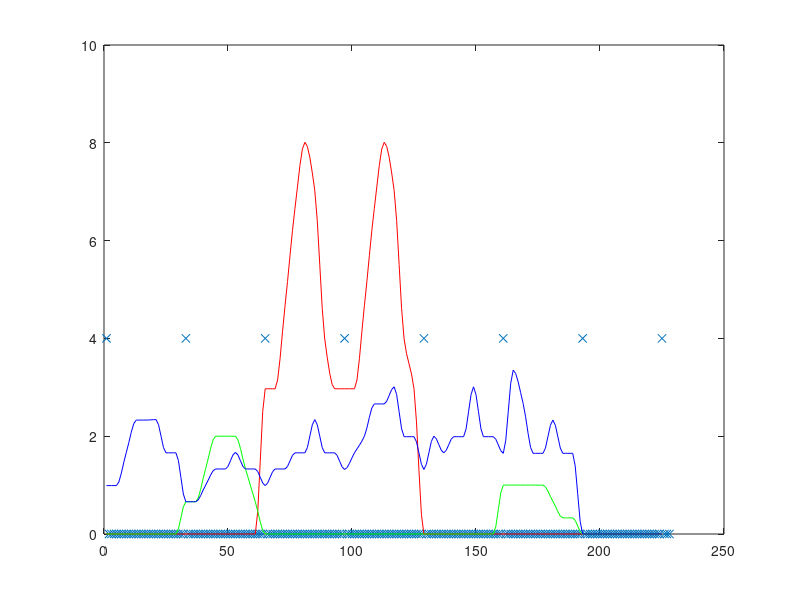

Write the MATLAB code that produced this figure.
% 02a1f771-8b2f-41c6-b4b2-1b6932f35b55
Y0 = [ 0.0 , 0.0 , 0.0 , 0.0 , 0.0 , 0.0 , 0.0 , 0.0 , 0.0 , 0.0 , 0.0 , 0.0 , 0.0 , 0.0 , 0.0 , 0.0 , 2.97 , 2.97 , 4.67 , 6.66 , 8.01 , 7.02 , 3.99 , 2.97 , 2.97 , 2.97 , 4.67 , 6.66 , 8.01 , 7.02 , 3.99 , 2.97 , 0.0 , 0.0 , 0.0 , 0.0 , 0.0 , 0.0 , 0.0 , 0.0 , 0.0 , 0.0 , 0.0 , 0.0 , 0.0 , 0.0 , 0.0 , 0.0 , 0.0 , 0.0 , 0.0 , 0.0 , 0.0 , 0.0 , 0.0 , 0.0 ,  0 ];
% 8e227d2d-c1f6-4431-88f2-5c07ccabf8e1
Y1 = [ 0.0 , 0.0 , 0.0 , 0.0 , 0.0 , 0.0 , 0.0 , 0.0 , 0.66 , 0.66 , 1.34 , 2.0 , 2.0 , 2.0 , 1.34 , 0.66 , 0.0 , 0.0 , 0.0 , 0.0 , 0.0 , 0.0 , 0.0 , 0.0 , 0.0 , 0.0 , 0.0 , 0.0 , 0.0 , 0.0 , 0.0 , 0.0 , 0.0 , 0.0 , 0.0 , 0.0 , 0.0 , 0.0 , 0.0 , 0.0 , 1.0 , 1.0 , 1.0 , 1.0 , 1.0 , 0.67 , 0.33 , 0.33 , 0.0 , 0.0 , 0.0 , 0.0 , 0.0 , 0.0 , 0.0 , 0.0 ,  0 ];
% eb6a5f9c-4c77-45dd-9fba-0b486e66348c
Y2 = [ 0.99 , 0.99 , 1.67 , 2.33 , 2.33 , 2.34 , 1.66 , 1.66 , 0.66 , 0.66 , 1.0 , 1.33 , 1.33 , 1.67 , 1.33 , 1.33 , 0.99 , 1.33 , 1.33 , 1.66 , 1.66 , 2.34 , 1.66 , 1.66 , 1.32 , 1.66 , 2.0 , 2.66 , 2.66 , 3.01 , 1.99 , 1.99 , 1.32 , 2.0 , 1.66 , 1.99 , 1.99 , 3.01 , 1.99 , 1.99 , 1.65 , 3.35 , 2.67 , 1.65 , 1.65 , 2.33 , 1.65 , 1.65 , 0.0 , 0.0 , 0.0 , 0.0 , 0.0 , 0.0 , 0.0 , 0.0 ,  0 ];

l = length(Y0);
jump = floor(l/7);
X = ones(1, l * 4) * 0;

for i = [1:jump*4:l*4],
    X(i) = 4;
end

hold off;
plot(X, "x");
hold on;

x_spl = [1:l];
xf_spl = [1:.25:l];
plot(interp1(x_spl, Y0, xf_spl, "cubic"), "r");
plot(interp1(x_spl, Y1, xf_spl, "cubic"), "g");
plot(interp1(x_spl, Y2, xf_spl, "cubic"), "b");
